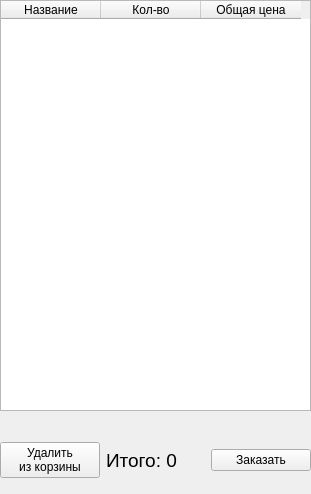
<?xml version="1.0" encoding="UTF-8"?>
<ui version="4.0">
 <class>Form</class>
 <widget class="QWidget" name="Form">
  <property name="geometry">
   <rect>
    <x>0</x>
    <y>0</y>
    <width>311</width>
    <height>494</height>
   </rect>
  </property>
  <property name="windowTitle">
   <string>Корзина</string>
  </property>
  <widget class="QTableWidget" name="receipt">
   <property name="geometry">
    <rect>
     <x>0</x>
     <y>0</y>
     <width>311</width>
     <height>411</height>
    </rect>
   </property>
   <property name="editTriggers">
    <set>QAbstractItemView::NoEditTriggers</set>
   </property>
   <column>
    <property name="text">
     <string>Название</string>
    </property>
   </column>
   <column>
    <property name="text">
     <string>Кол-во</string>
    </property>
   </column>
   <column>
    <property name="text">
     <string>Общая цена</string>
    </property>
   </column>
  </widget>
  <widget class="QWidget" name="horizontalLayoutWidget">
   <property name="geometry">
    <rect>
     <x>0</x>
     <y>410</y>
     <width>311</width>
     <height>101</height>
    </rect>
   </property>
   <layout class="QHBoxLayout" name="horizontalLayout">
    <item>
     <widget class="QPushButton" name="deletebtn">
      <property name="text">
       <string>Удалить 
из корзины</string>
      </property>
     </widget>
    </item>
    <item>
     <widget class="QLabel" name="totalpr">
      <property name="font">
       <font>
        <pointsize>14</pointsize>
       </font>
      </property>
      <property name="text">
       <string>Итого: 0</string>
      </property>
     </widget>
    </item>
    <item>
     <widget class="QPushButton" name="orderbtn">
      <property name="text">
       <string>Заказать</string>
      </property>
     </widget>
    </item>
   </layout>
  </widget>
 </widget>
 <resources/>
 <connections/>
</ui>
